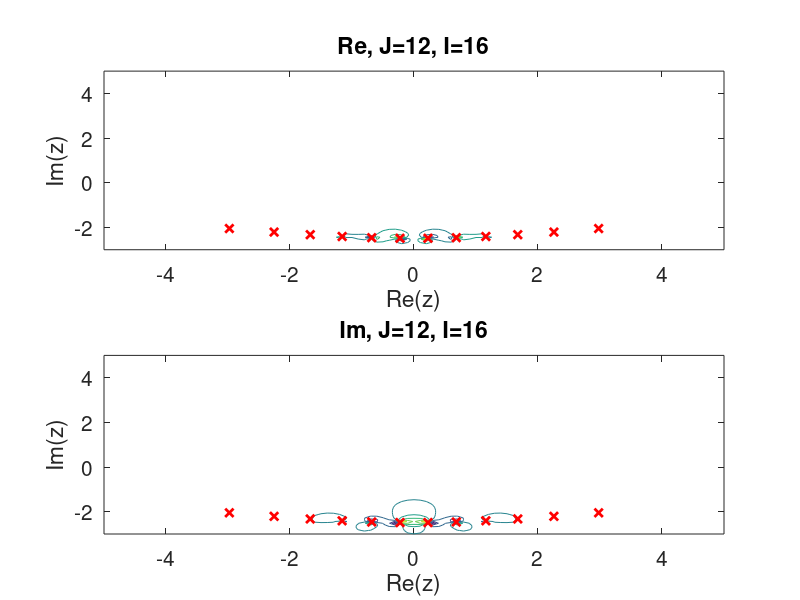

Here is the MATLAB script that generated this plot:
% Hua-sheng XIE, huashengxie@gmail.com, IFTS-ZJU, 2014-08-24 00:34
% Cal_J_pole_bjcj.m, Calculate J-pole (Pade approximation) coefficient
%  bj and cj for Z_J(zeta)=sum(bj/(zeta-cj)).
% Ref: Martin1980, Ronnmark1982 p11, 
%      Xie & Xiao, PDRK Appendix A, 2014
% Solve the matrix for pj and qj, then using residue() to get bj and cj.
% This is easy, since we need just the numerical data of bj and cj. The
% analytical form of pj and qj would be more difficult to obtain, which we 
% do not care at present.
% Ref: 
%   [Xie2014] H. S. Xie & Y. Xiao, PDRK: A General Kinetic Dispersion
%             Relation Solver for Magnetized Plasma.

close all; clear; clc;

J=12; % set J-pole
I=16; % Default for Ronnmark1982 is Z_{10,6}, i.e., J=8, I=10

anm=zeros(2*J+1,1); anp=0.*anm;
for n=0:J+1                        % Z(zeta) two-side
    
    % modify anp and anm here for other distribution functions
    
     % for zeta -> 0, a_n^{+}
    anp(2*n+1)=(-1)^n*1i*sqrt(pi)/gamma(n+1); % a_{2n}
    anp(2*n+2)=-(-1)^n*gamma(1/2)/gamma(n+3/2); % a_{2n+1}
    
     % for zeta -> infty, a_n^{-}
    anm(2*n+1)=0; % a_{-2n}
    anm(2*n+2)=-gamma(n+1/2)/gamma(1/2); % a_{-(2n+1)}
end

Mpq=zeros(2*J); B=zeros(2*J,1);
% I equations for zeta -> 0; K for zeta -> infty; I+K=2J
K=2*J-I;
for j=1:I % for zeta -> 0
    B(j)=anp(j); % ap_j*q_0
    if(j<=J) % p_j
        Mpq(j,j)=1;
    end
    for k=1:j-1 % ap_k*q_{j-k}
        if(j<=J+k)
            Mpq(j,J+j-k)=-anp(k);
        end
    end
end

for j=1:K % for zeta -> infty
    B(I+j)=0; % 0
    if(j<=J) % p_j
        Mpq(I+j,J-j+1)=1; % p_{J-j}
    end
    for k=1:j % am_k*q_{J+1-j}
        if(j<2*J+k)
            Mpq(I+j,2*J-j+k)=-anm(k+1);
        end
    end
    if(j>J)
        B(I+j)=-anm(2)*1; % from q(1)=1;
    end
end
pq=Mpq\B; % solve p_j (0, 1, ..., J-1) and q_j (1, 2, ..., J)

% obtain c_j and b_j
p=pq(1:J); q=pq(J+1:2*J);
p=flipud(p); q=flipud(q); q=[q;1];
[b, c, r] = residue(p,q)

bzj=b;
czj=c;

J=length(bzj)       %
sum(bzj)            % should be '-1'
sum(bzj.*czj)       % should be '0'
sum(bzj.*czj.^2)    % should be '-1/2'

%% plot
xa=-5; xb=5; dx=(xb-xa)/100; 
ya=-3; yb=5; dy=(yb-ya)/100; 
[x,y]=ndgrid(xa:dx:xb,ya:dy:yb);
z=x+1i*y;
ZJ=0.*x;
for j=1:J
    ZJ=ZJ+bzj(j)./(z-czj(j));
end

h=figure('unit','normalized','Position',[0.01 0.37 0.5 0.5],...
    'DefaultAxesFontSize',15);

subplot(211);contour(x,y,real(ZJ)); box on;
hold on; plot(real(czj),imag(czj),'rx','Linewidth',2);
title(['Re, J=',num2str(J),', I=',num2str(I)]); 
xlabel('Re(z)'); ylabel('Im(z)');
subplot(212);contour(x,y,imag(ZJ)); box on;
hold on; plot(real(czj),imag(czj),'rx','Linewidth',2);
title(['Im, J=',num2str(J),', I=',num2str(I)]); 
xlabel('Re(z)'); ylabel('Im(z)');

print(gcf,'-dpng',['J',num2str(J),'I',num2str(I),...
    'xa',num2str(xa),'xb',num2str(xb),...
    'ya',num2str(ya),'yb',num2str(yb),'_2d.png']);

